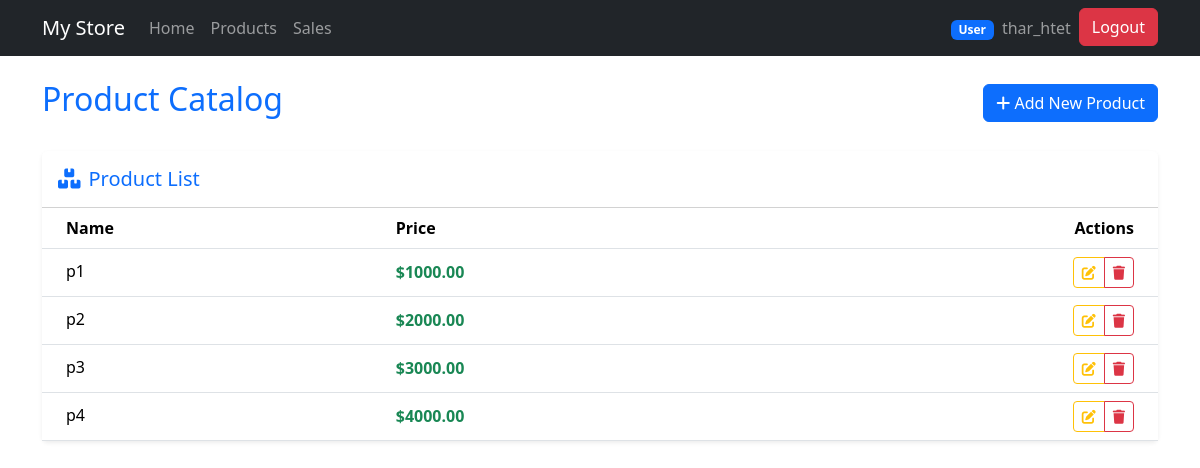
Screenshot of /products/ (signed in) with the database file from the repository.
### core/models.py (models this page shows, shortened)
class Product(models.Model):
    name = models.CharField(max_length=100)
    price = models.FloatField()

### core/views.py (the view)
# urls.py: path('products/', views.product_view, name='products'),
@login_required
def product_view(request):
    products = Product.objects.all()
    return render(request, 'core/products.html', {'products': products})

### core/templates/core/products.html (shortened to what this page needs)
{% extends 'core/main.html' %}
{% block content %}
<div class="container mt-4">
    <div class="d-flex justify-content-between align-items-center mb-4">
        <h1 class="h2 text-primary">Product Catalog</h1>
        <a href="#" class="btn btn-primary">
            <i class="fas fa-plus"></i> Add New Product
        </a>
    </div>
    <div class="card shadow-sm border-0">
        <div class="card-header bg-white py-3">
            <h5 class="card-title mb-0 text-primary">
                <i class="fas fa-boxes me-2"></i>Product List
            </h5>
        </div>
        <div class="card-body p-0">
            <div class="table-responsive">
                <table class="table table-hover align-middle mb-0">
                    <thead class="bg-light">
                        <tr>
                            <th class="ps-4">Name</th>
                            <th>Price</th>
                            <th class="text-end pe-4">Actions</th>
                        </tr>
                    </thead>
                    <tbody>
                        {% for product in products %}
                        <tr>
                            <td class="ps-4">
                                <h6 class="mb-0">{{ product.name }}</h6>
                            </td>
                            <td>
                                <span class="fw-bold text-success">${{ product.price|floatformat:2 }}</span>
                            </td>
                            <td class="text-end pe-4">
                                <div class="btn-group">
                                    <a href="#" class="btn btn-sm btn-outline-warning" title="Edit">
                                        <i class="fas fa-edit"></i>
                                    </a>
                                    <a href="#" class="btn btn-sm btn-outline-danger" title="Delete"
                                       onclick="return confirm('Are you sure you want to delete this product?')">
                                        <i class="fas fa-trash"></i>
                                    </a>
                                </div>
                            </td>
                        </tr>
                        {% endfor %}
                    </tbody>
                </table>
            </div>
        </div>
    </div>
</div>
{% endblock %}

### core/templates/core/navbar.html (shortened to what this page needs)
<nav class="navbar navbar-expand-lg navbar-dark bg-dark">
  <div class="container">
    <a class="navbar-brand" href="{% url 'home' %}">My Store</a>
    {% if request.user.is_authenticated %}
    <div class="collapse navbar-collapse" id="navbarNav">
      <ul class="navbar-nav">
        <li class="nav-item">
          <a class="nav-link" href="{% url 'home' %}">Home</a>
        </li>
        <li class="nav-item">
          <a class="nav-link" href="{% url 'products' %}">Products</a>
        </li>
        <li class="nav-item">
          <a class="nav-link" href="{% url 'sales' %}">Sales</a>
        </li>
      </ul>
    </div>
    {% endif %}
    <div class="navbar-nav ms-auto">
      {% if request.user.is_authenticated %}
        <li class="nav-item">
          <a class="nav-link" href="">
            <span class="badge bg-primary me-1">{{ request.user.groups.first.name|default:"User" }}</span>
            {{ request.user.username }}
          </a>
        </li>
        <li class="nav-item">
          <a class="btn btn-danger" href="{% url 'logout' %}">Logout</a>
        </li>
      {% else %}
        <li class="nav-item">
          <a class="btn btn-primary" href="{% url 'login' %}">Login</a>
        </li>
      {% endif %}
    </div>
  </div>
</nav>

### rows the page displays
Product: name "p1", price "1000.00"
Product: name "p2", price "2000.00"
Product: name "p3", price "3000.00"
Product: name "p4", price "4000.00"

### other values shown
{{ request.user.groups.first.name|default:"User" }} "User"
{{ request.user.username }} "thar_htet"
